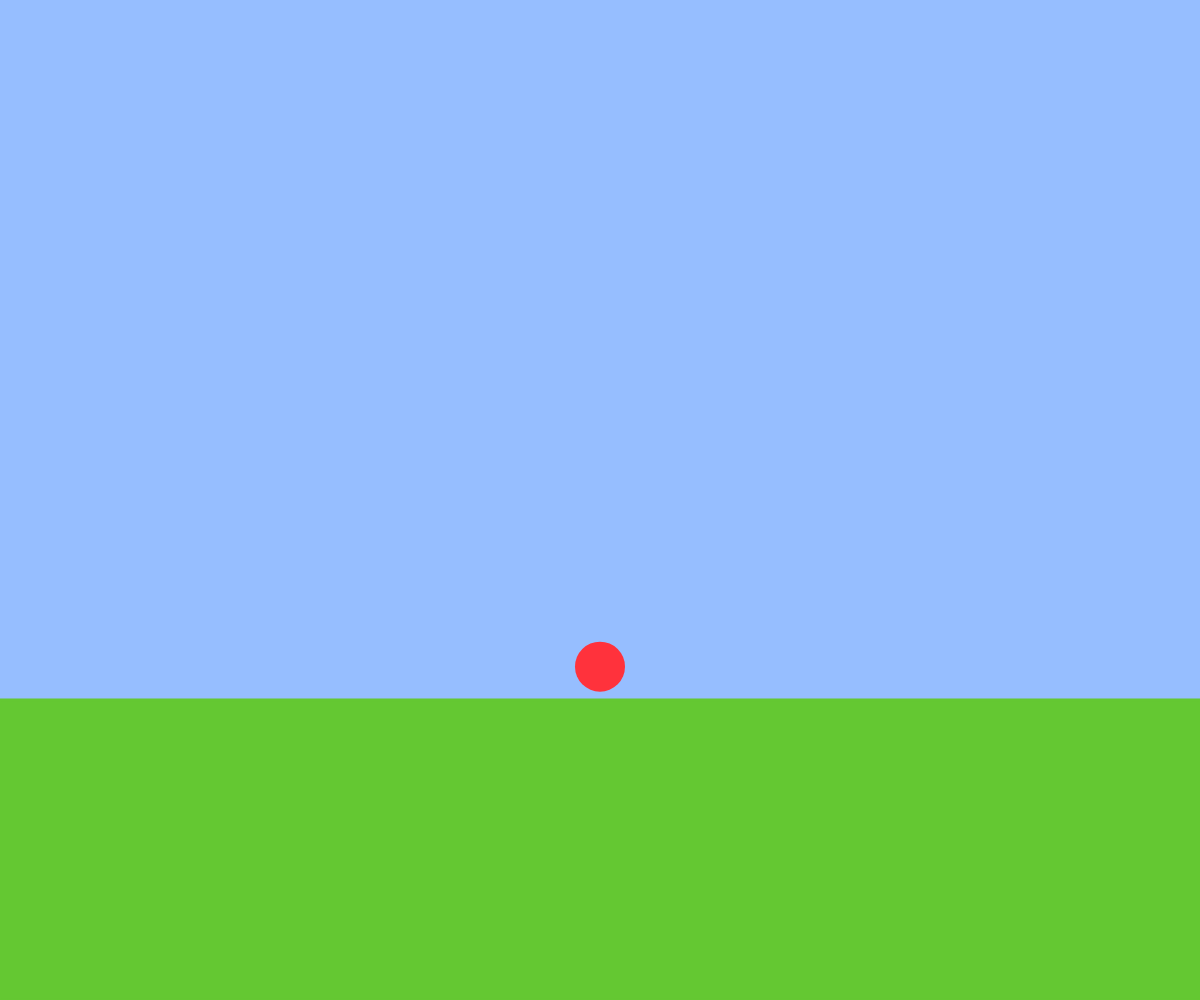
Frame 1 (no input)
Frame 60 (no input): identical to frame 1, image omitted
Frame 120 (the mouse pressed at the canvas centre since frame 60): identical to frame 1, image omitted

The p5.js sketch that drew this single still picture (run headless with seeded random() and noise() and a simulated clock; from frame 60 on, the mouse is pressed at the canvas centre):

// p5.js sketch
// ── sketch.js
// テキスト「キーボード操作に反応する」
let x, y , vx, vy;
const g = 1; // 重力
const vyMax = 20;

function setup(){
  createCanvas(windowWidth, windowHeight);
  x = width / 2;
  y = height *14/21;
}

function draw(){
  background(150,190,255);
  fill(255,50,60)//ボールの色
  noStroke()
  ellipse(x, y, 50);
  
  if(keyIsDown(SHIFT)){ speed = highspeed; }
  if(keyIsDown("A".charCodeAt(0))){ x -= speed; }
  if(keyIsDown("D".charCodeAt(0))){ x += speed; }
  if(keyIsDown(" ".charCodeAt(0))){ y -= 10; }
  
  fill(100,200,50)//地面の色
  strokeWeight(3)
  stroke(100,200,50)
  
  rect(0,windowHeight*7/10,windowWidth, windowHeight*3/10)
  speed = 5
  highspeed = 15
 

//イベントハンドラを使用するパターン
// function keyPressed(){
//   speed = 5
//   highspeed = 15
//   if(keyCode == SHIFT){ speed = highspeed; }
//   if(keyCode == "A"){ x -= speed; }
//   else if(keyCode == "D"){ x+= speed; }
//else if(key == " "){ x += 10; }
}
